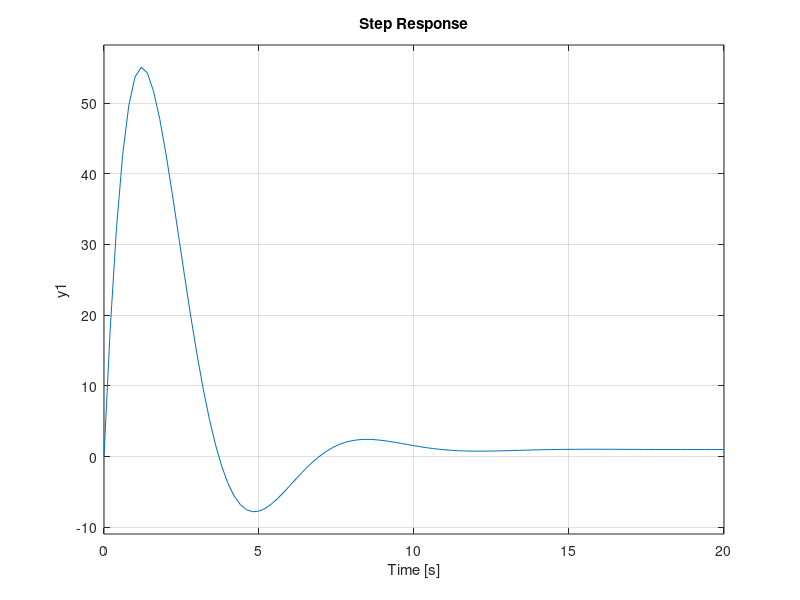

Here is the MATLAB script that generated this plot: (Note: this script raises an error after producing the figure.)
a=[0.01 0.1 1 10 100];
peaks_step=zeros(5,3);

figure (1);
hold on
for i=1:length(a)
    G=tf([1/a(i) 1],[1 1 1]);
    step(G)
    m=stepinfo(G);
    peaks_step(i,1)=a(i);
    peaks_step(i,2)=m.Peak;
    
    hold on 
    clear G
    
end
figure (2);
hold on
i=0;
for i=1:length(a)
    G=tf([1/a(i) 1],[1 1 1]);
    bode(G)
    m=stepinfo(G);
    peaks_step(i,3)=20*log10(getPeakGain(G));
    hold on
end
T=array2table(peaks_step,'VariableNames',{'a','Mr','Mp'})
    